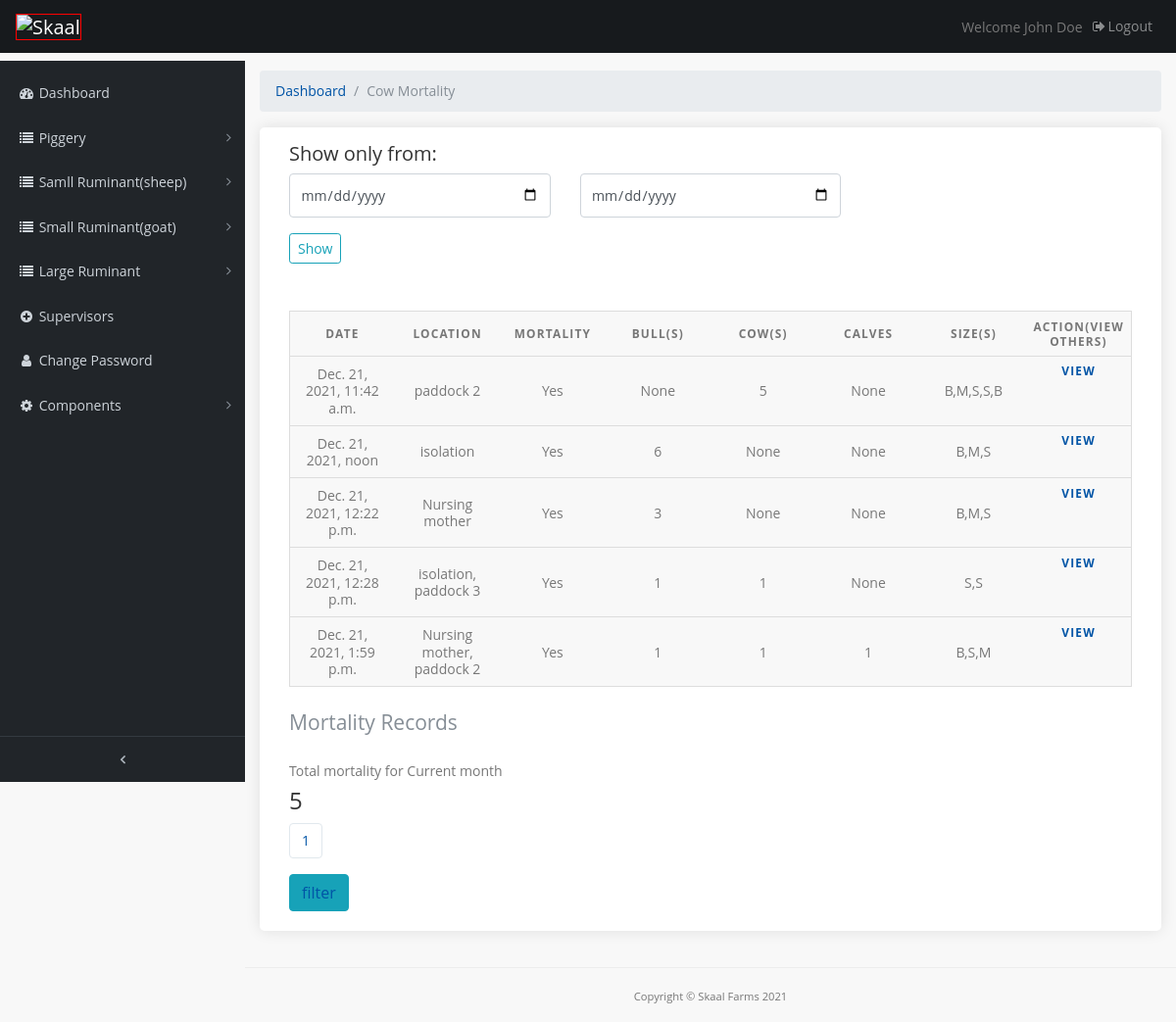
Before: /pages/cow-motality-records with the older database file.
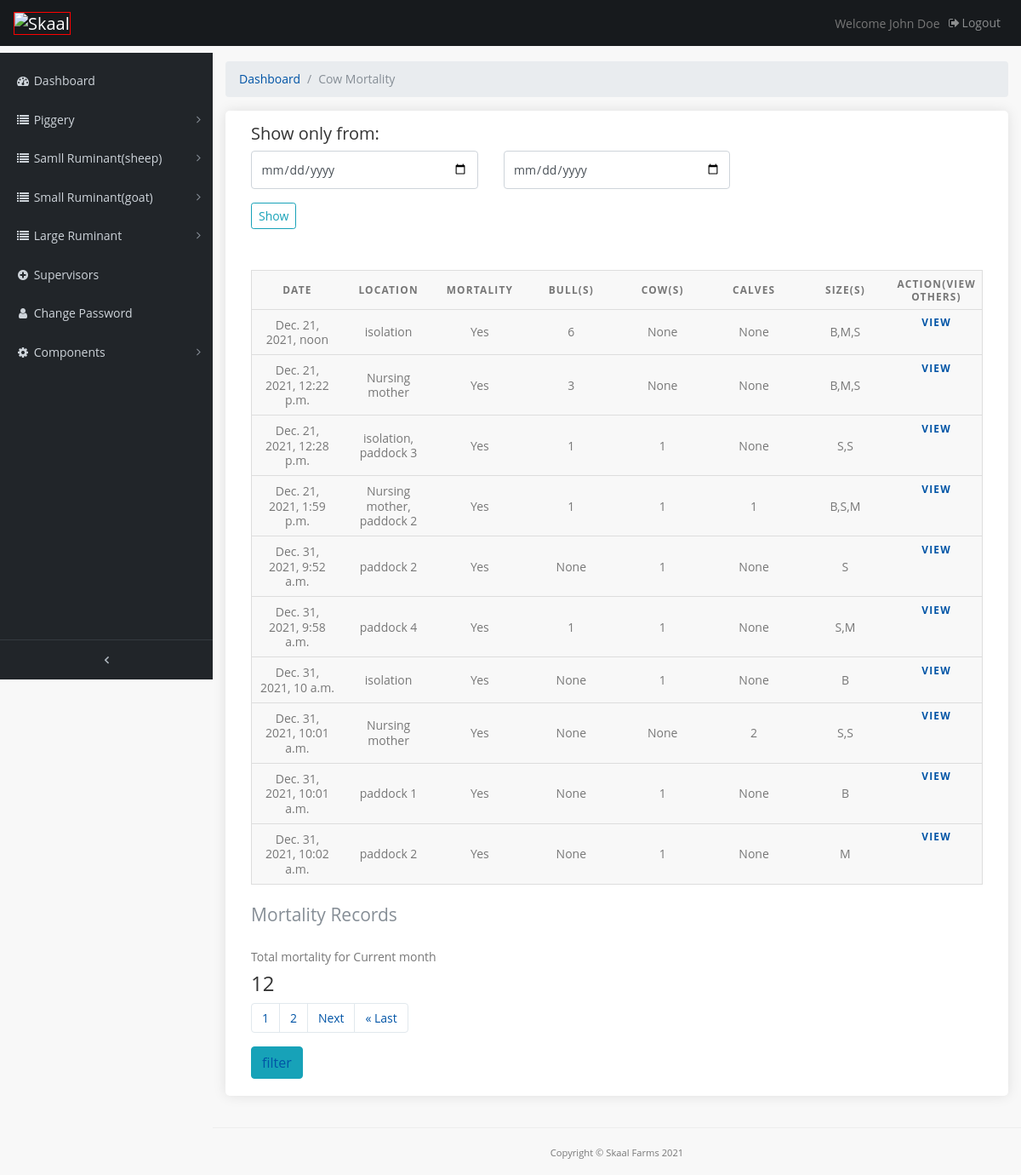
After: the same page with the newer database file.
### farmrecord/models.py (models this page shows, shortened)
class CowMortality(models.Model):
    mortality = models.CharField(max_length=10, verbose_name='mortality')
    date = models.DateTimeField(default=timezone.now)
    location = models.CharField(max_length=200, verbose_name='loaction(s)')
    cow_num = models.IntegerField(verbose_name='Cow(s)', blank=True, null=True)
    bull_num = models.IntegerField(verbose_name='Bull(s)', blank=True, null=True)
    calves = models.IntegerField(verbose_name='calve(s)', blank=True, null=True)
    section = models.ForeignKey(Section, verbose_name='Section', related_name='category1', null=True, on_delete=models.CASCADE)
    size = models.CharField(max_length=100, verbose_name='Size(s)')
    comment = models.TextField(max_length=500, verbose_name='Cause of death' , blank=True)
    image_1 = models.FileField(verbose_name='first image', blank=True, null=True, upload_to='uploads/',)
    image_2 = models.FileField(verbose_name=' second image', blank=True, null=True, upload_to='uploads/')
    class Meta():
        verbose_name_plural='Cow mortality'

### farmrecord/views.py (the view)
# urls.py: path('cow-motality-records', views.cow_motrec, name='cow_motrec'),
def cow_motrec(request):
    cow_rec =   CowMortality.objects.order_by('date')
    query_form = CowmotFilter()
    paginated_filtercm = Paginator(cow_rec, 10)
    page_number = request.GET.get('page')
    cm_page_obj = paginated_filtercm.get_page(page_number)
    cowmot_count = CowMortality.objects.all()
    aggregated = cowmot_count.annotate(month=TruncMonth('date')).values('month').annotate(total=Count('mortality'))
    nums = "a" * cm_page_obj.paginator.num_pages
    context = {
        'cm_page_obj': cow_rec,
        'nums': nums,
        'q': query_form,
        'count' : aggregated
    }
    context['cm_page_obj'] = cm_page_obj
    return render(request, 'cowmotrec.html',context)

### farmrecord/forms.py
class CowmotFilter(forms.ModelForm):
    date = forms.DateField(widget=forms.HiddenInput(), required=False)
    start_date = forms.DateField(
        widget=forms.TextInput(attrs={'class': 'form-control', 'type' : 'date', 'placeholder': 'From'}))
    end_date = forms.DateField(
        widget=forms.TextInput(attrs={'class': 'form-control', 'type' : 'date', 'placeholder': 'To'}))
    class Meta:
        model = CowMortality
        fields =('date',)

### templates/cowmotrec.html (shortened to what this page needs)
{% extends 'base.html' %}
{% load static %}
{% block content %}
  <div class="content-wrapper">
    <div class="container-fluid">
      <ol class="breadcrumb">
        <li class="breadcrumb-item">
          <a href="#">Dashboard</a>
        </li>
        <li class="breadcrumb-item active">Cow Mortality</li>
      </ol>
		<div class="box_general padding_bottom">
      <h5>Show only from:</h5>
      <form class="mb-5" action="{% url 'farmrecord:cowmot_filter' %}">
        <div class="row">
          <div class="col-lg-4 col-md-12 form-group">
            {{ q.start_date }}
          </div>
          <div class="col-lg-4 col-md-12 form-group">
            {{ q.end_date }}
          </div>
        </div>
        <input type="submit" class="btn btn-outline-info btn-sm" value="Show">
      </form>
			      <table>
                <caption>Mortality Records</caption>
                <thead>
                  <tr>
                    <th scope="col">Date</th>
                    <th scope="col">Location</th>
                    <th scope="col">Mortality</th>
                    <th scope="col">Bull(s)</th>
                    <th scope="col">Cow(s)</th>
                    <th scope="col">Calves</th>
                    <th scope="col">Size(s)</th>
                    <th scope="col">ACTION(View others)</th>
                  </tr>
                </thead>
                <tbody>
                  {% if  cm_page_obj %}
                  {% for a in cm_page_obj %}
                  <tr>
                    <td data-label="Date">{{ a.date }}</td>
                    <td data-label="Location">{{ a.location }}</td>
                    <td data-label="Mortality">{{ a.mortality }}</td>
                    <td data-label="Bull(s)">{{ a.bull_num }}</td>
                    <td data-label="Cow(s)">{{ a.cow_num }}</td>
                    <td data-label="Calves">{{ a.calves }}</td>
                    <td data-label="Size(s)">{{ a.size }}</td>
                    <th data-label="Action" class="table"><a href="{% url 'farmrecord:cow_motrec_view' a.id %}" >View</a></th>
                  {% endfor %}
                  {% endif %}
                  </tr>
                </tbody>
            </table>
            {% for a in count %}
            {% if forloop.last %}
            <label for="">Total mortality for Current month</label>
            <h4>{{ a.total }}</h4>
            {% endif%}
            {% endfor %}
            <div>
              <nav aria-label="Page navigation example">
                <ul class="pagination">
                 {% for i in nums %}
                  <li class="page-item"><a href="?page={{ forloop.counter }}" class="page-link active">{{ forloop.counter }}</a></li>
                 {% endfor %}
                  {% if cm_page_obj.has_next %}
                  <li class="page-item"><a class="page-link" href="?page={{ cm_page_obj.next_page_number }}">Next</a></li>
                  <li class="page-item"><a class="page-link" href="?page={{ cm_page_obj.paginator.num_pages }}">&laquo; Last</a></li>
                  {% endif %}
                </ul>
              </nav>
            </div>
            <button class="btn btn-info"><a href="{% url 'farmrecord:cowmot_filter' %}">filter</a> </button>
		</div>
	  </div>
   	</div>
{% endblock %}

### templates/base.html (shortened to what this page needs)
{% load static %}
<!DOCTYPE html>
<html lang="en">
<head>
  <link href="{% static 'vendor/bootstrap/css/bootstrap.min.css' %}" rel="stylesheet">
  <link href="{% static 'css/admin.css' %}" rel="stylesheet">
  <link href="{% static 'vendor/font-awesome/css/font-awesome.min.css' %}" rel="stylesheet" type="text/css">
  <link href="{% static 'vendor/datatables/dataTables.bootstrap4.css' %}" rel="stylesheet">
  <link href="{% static 'css/custom.css' %}" rel="stylesheet">
  <link rel="stylesheet" href="{% static 'css/table.css' %}">
</head>
<body class="fixed-nav sticky-footer" id="page-top">
    {% include 'sidebar.html' %}
{% block content %}
{% endblock %}
    <footer class="sticky-footer">
      <div class="container">
        <div class="text-center">
          <small>Copyright © Skaal Farms 2021</small>
        </div>
      </div>
    </footer>
</body>
</html>

### templates/sidebar.html (shortened to what this page needs)
{% load static %}
<nav class="navbar navbar-expand-lg navbar-dark bg-default fixed-top" id="mainNav">
    <a class="navbar-brand" href="{% url 'index' %}"><img src="" data-retina="true" alt="Skaal" width="150" height="36"></a>
    <div class="collapse navbar-collapse" id="navbarResponsive">
      <ul class="navbar-nav navbar-sidenav" id="exampleAccordion">
        <li class="nav-item" data-toggle="tooltip" data-placement="right" title="Dashboard">
          <a class="nav-link" href="{% url 'index' %}">
            <i class="fa fa-fw fa-dashboard"></i>
            <span class="nav-link-text">Dashboard</span>
          </a>
        </li>
		<li class="nav-item" data-toggle="tooltip" data-placement="right" title="My listings">
          <a class="nav-link nav-link-collapse collapsed" data-toggle="collapse" href="#mortality" data-parent="#mylistings">
            <i class="fa fa-fw fa-list"></i>
            <span class="nav-link-text">Piggery</span>
          </a>
    </li>
    <li class="nav-item" data-toggle="tooltip" data-placement="right" title="My listings">
          <a class="nav-link nav-link-collapse collapsed" data-toggle="collapse" href="#sheep" data-parent="#mylistings">
            <i class="fa fa-fw fa-list"></i>
            <span class="nav-link-text">Samll Ruminant(sheep)</span>
          </a>
    </li>
<li class="nav-item" data-toggle="tooltip" data-placement="right" title="My listings">
  <a class="nav-link nav-link-collapse collapsed" data-toggle="collapse" href="#goat" data-parent="#mylistings">
    <i class="fa fa-fw fa-list"></i>
    <span class="nav-link-text">Small Ruminant(goat)</span>
  </a>
</li>
<li class="nav-item" data-toggle="tooltip" data-placement="right" title="My listings">
  <a class="nav-link nav-link-collapse collapsed" data-toggle="collapse" href="#cow" data-parent="#mylistings">
    <i class="fa fa-fw fa-list"></i>
    <span class="nav-link-text">Large Ruminant</span>
  </a>
</li>
		<li class="nav-item" data-toggle="tooltip" data-placement="right" title="Add listing">
          <a class="nav-link" href="#">
            <i class="fa fa-fw fa-plus-circle"></i>
            <span class="nav-link-text">Supervisors</span>
          </a>
        </li>
		<li class="nav-item" data-toggle="tooltip" data-placement="right" title="My profile">
          <a class="nav-link" href="#">
            <i class="fa fa-fw fa-user"></i>
            <span class="nav-link-text">Change Password</span>
          </a>
        </li>
		<li class="nav-item" data-toggle="tooltip" data-placement="right" title="Components">
          <a class="nav-link nav-link-collapse collapsed" data-toggle="collapse" href="#collapseComponents" data-parent="#Components">
            <i class="fa fa-fw fa-gear"></i>
            <span class="nav-link-text">Components</span>
          </a>
        </li>
      </ul>
      <ul class="navbar-nav sidenav-toggler">
        <li class="nav-item">
          <a class="nav-link text-center" id="sidenavToggler">
            <i class="fa fa-fw fa-angle-left"></i>
          </a>
        </li>
      </ul>
      <ul class="navbar-nav ml-auto">
        <li class="nav-item">
          <span style="line-height: 35px;">Welcome John Doe</span>
        </li>
        <li class="nav-item">
          <a class="nav-link" data-toggle="modal" data-target="#exampleModal">
            <i class="fa fa-fw fa-sign-out"></i>Logout</a>
        </li>
      </ul>
    </div>
  </nav>

### static/css/admin.css (style rules this page uses)
html { position: relative; min-height: 100%; }
body { overflow-x: hidden; }
body.sticky-footer { margin-bottom: 62px; }
body.sticky-footer .content-wrapper { min-height: calc(100vh - 62px - 62px); }
body.fixed-nav { padding-top: 56px; }
.content-wrapper { min-height: calc(100vh - 62px); padding-top: 1rem; }
#mainNav .navbar-collapse { overflow: auto; max-height: 75vh; }
#mainNav .navbar-collapse .navbar-nav .nav-item .nav-link { cursor: pointer; }
#mainNav .navbar-collapse .navbar-sidenav .nav-link-collapse:after { float: right; content: '\f107'; font-family: 'FontAwesome'; }
#mainNav .navbar-collapse .navbar-sidenav .nav-link-collapse.collapsed:after { content: '\f105'; }
#mainNav .navbar-collapse .sidenav-toggler { display: none; }
@media (min-width: 992px) { #mainNav .navbar-brand { width: 250px; } }
@media (min-width: 992px) { #mainNav .navbar-collapse { overflow: visible; max-height: none; } }
@media (min-width: 992px) { #mainNav .navbar-collapse .navbar-sidenav { position: absolute; top: 0; left: 0; overflow-x: hidden; overflow-y: auto; -webkit-flex-direction: column; -ms-flex-direction: column; flex-direction: column; margin-top: 62px; } }
@media (min-width: 992px) { #mainNav .navbar-collapse .navbar-sidenav > .nav-item { width: 250px; padding: 0; } }
@media (min-width: 992px) { #mainNav .navbar-collapse .navbar-sidenav > .nav-item > .nav-link { padding: 1em; padding-left: 18px; } }
#mainNav.fixed-top .sidenav-toggler { display: none; }
@media (min-width: 992px) { #mainNav.fixed-top .navbar-sidenav { height: calc(100vh - 111px); } }
@media (min-width: 992px) { #mainNav.fixed-top .sidenav-toggler { position: absolute; top: 0; left: 0; display: flex; overflow-x: hidden; overflow-y: auto; -webkit-flex-direction: column; -ms-flex-direction: column; flex-direction: column; margin-top: calc(100vh - 49px); } }
@media (min-width: 992px) { #mainNav.fixed-top .sidenav-toggler > .nav-item { width: 250px; padding: 0; } }
@media (min-width: 992px) { #mainNav.fixed-top .sidenav-toggler > .nav-item > .nav-link { padding: 1em; } }
#mainNav.fixed-top.navbar-dark .sidenav-toggler { background-color: #212529; border-top: 1px solid #343a40; }
#mainNav.fixed-top.navbar-dark .sidenav-toggler a i { color: #adb5bd; }
.content-wrapper { overflow-x: hidden; background: white; }
@media (min-width: 992px) { .content-wrapper { margin-left: 250px; } }
#sidenavToggler i { font-weight: 800; }
#mainNav.navbar-dark .navbar-collapse .navbar-sidenav .nav-link-collapse:after { color: #868e96; }
#mainNav.navbar-dark .navbar-collapse .navbar-sidenav > .nav-item > .nav-link { color: #ced4da; }
@media (min-width: 992px) { #mainNav.navbar-dark .navbar-collapse .navbar-sidenav { background: #212529; padding-top: 10px; } }
footer.sticky-footer { position: absolute; right: 0; bottom: 0; width: 100%; height: 56px; border-top: 1px solid #ededed; line-height: 55px; }
@media (min-width: 992px) { footer.sticky-footer { width: calc(100% - 250px); } }
body { background: #f8f8f8; color: #777 !important; font-family: "Poppins", Helvetica, sans-serif; font-size: 14px; font-size: 0.875rem; }
.content-wrapper { background: #f8f8f8; }
h1, h2, h3, h4, h5, h6 { color: #333 !important; }
a { color: #0054a6; text-decoration: none; -moz-transition: all 0.5s ease-in-out; -o-transition: all 0.5s ease-in-out; -webkit-transition: all 0.5s ease-in-out; -ms-transition: all 0.5s ease-in-out; transition: all 0.5s ease-in-out; outline: none; }
.bg-default { background-color: #171a1d; }
.form-control { font-size: 14px; font-size: 0.875rem; padding: .65rem; }
.page-link { color: #0054a6; border: 1px solid #e1e8ed; }
.box_general { background-color: #fff; padding: 15px 30px 0 30px; -webkit-border-radius: 5px; -moz-border-radius: 5px; -ms-border-radius: 5px; border-radius: 5px; margin-bottom: 30px; color: #777; font-size: 14px; font-size: 0.875rem; -webkit-box-shadow: 0px 0px 15px 0px rgba(0, 0, 0, 0.1); -moz-box-shadow: 0px 0px 15px 0px rgba(0, 0, 0, 0.1); box-shadow: 0px 0px 15px 0px rgba(0, 0, 0, 0.1); }
.box_general.padding_bottom { padding-bottom: 20px; }

### static/css/custom.css (style rules this page uses)
.item, img { height: 100 !important; width: 100 !important; border: 1px solid red; }

Changed rows visible on the page:
removed CowMortality: date "Dec. 21, 2021, 11:42 a.m.", location "paddock 2", mortality "Yes", bull_num "None", cow_num "5", calves "None", size "B,M,S,S,B"
added CowMortality: date "Dec. 31, 2021, 9:52 a.m.", location "paddock 2", mortality "Yes", bull_num "None", cow_num "1", calves "None", size "S"
added CowMortality: date "Dec. 31, 2021, 9:58 a.m.", location "paddock 4", mortality "Yes", bull_num "1", cow_num "1", calves "None", size "S,M"
added CowMortality: date "Dec. 31, 2021, 10 a.m.", location "isolation", mortality "Yes", bull_num "None", cow_num "1", calves "None", size "B"
added CowMortality: date "Dec. 31, 2021, 10:01 a.m.", location "Nursing mother", mortality "Yes", bull_num "None", cow_num "None", calves "2", size "S,S"
added CowMortality: date "Dec. 31, 2021, 10:01 a.m.", location "paddock 1", mortality "Yes", bull_num "None", cow_num "1", calves "None", size "B"
added CowMortality: date "Dec. 31, 2021, 10:02 a.m.", location "paddock 2", mortality "Yes", bull_num "None", cow_num "1", calves "None", size "M"
Other visible differences:
new list line: "Total mortality for Current month 12"
new list line: "2"
text now shown: "Next « Last"
list line gone: "Total mortality for Current month 5"
